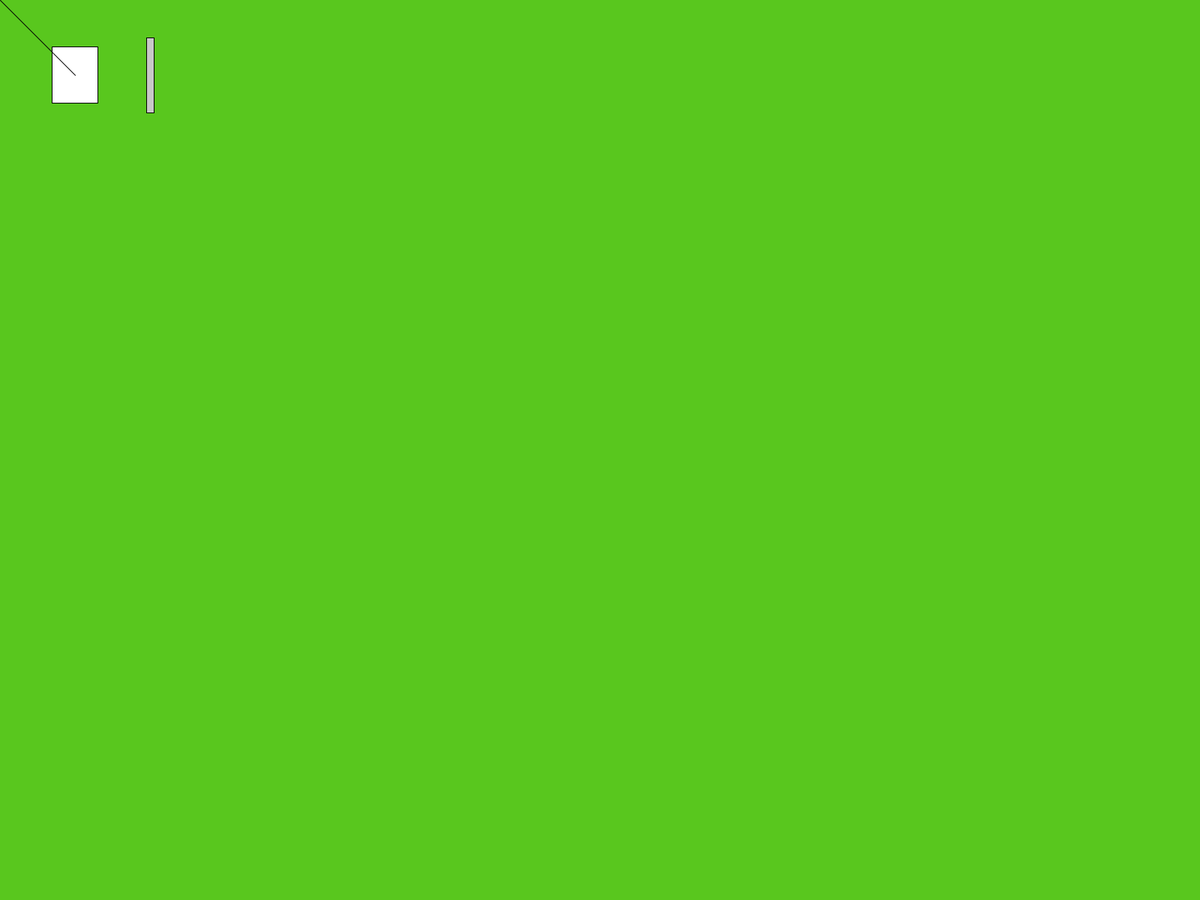
Frame 1 (no input)
Frame 60 (the mouse pressed at the canvas centre just before this capture): identical to frame 1, image omitted
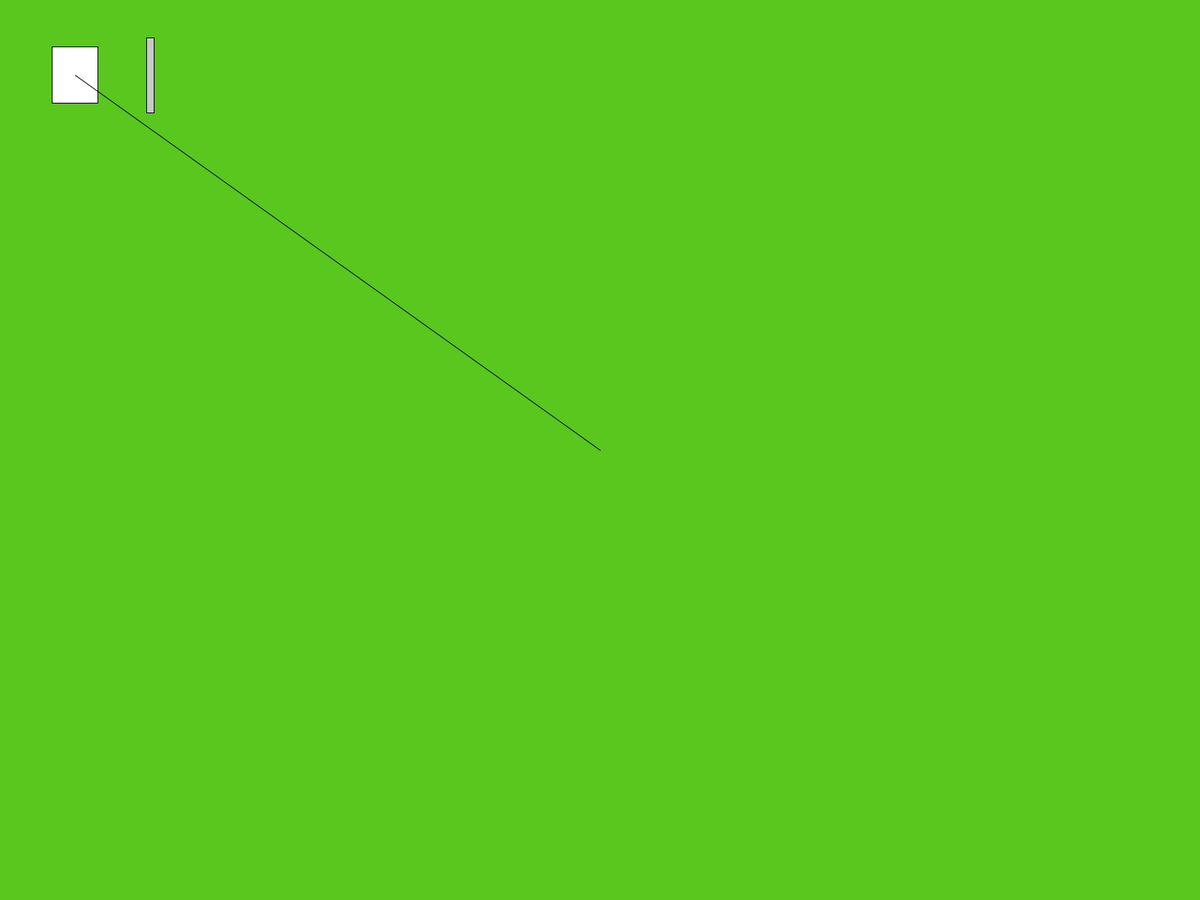
Frame 120 (the mouse held since frame 60 and released just before this capture)

The Processing sketch that drew these frames (run headless with seeded random() and noise(); from frame 60 on, the mouse is pressed at the canvas centre):

// Processing sketch: veikonPeliIdea
// ── veikonPeliIdea.pde
import java.util.ArrayList;

int leveys;
int korkeus;
int pelaajanKorkeus;
int pelaajanLeveys;

ArrayList<Ammus> ammuslista = new ArrayList<Ammus>();
ArrayList<Vektori> vektorilista = new ArrayList<Vektori>();

Pelaaja pelaaja1 = new Pelaaja();
Ammus tahtaysVektori = new Ammus();
Suoja testiSuoja = new Suoja();



public class Pelaaja {
  float x = 100;
  float y = 100;
  float nopeus = 5;
  float vasenReuna;
  float oikeaReuna;
  float ylaReuna;
  float alaReuna;
  
  Boolean eiVasemmalle = false;
  Boolean eiOikealle = false;
  Boolean eiYlos = false;
  Boolean eiAlas = false;
  
  public void laskeReunat(){
    this.vasenReuna = x - pelaajanLeveys/2;
    this.oikeaReuna = x + pelaajanLeveys/2;
    this.ylaReuna = y - pelaajanKorkeus/2;
    this.alaReuna = y + pelaajanKorkeus/2;
  }
}



public class Ammus {
  float alkuX;
  float alkuY;
  float loppuX;
  float loppuY;
  float pituus = 100;
  float dmg;
  float nopeus = 5;
  
  float vektoriX;
  float vektoriY;
  
  Boolean ekaKerta = true;
  
  public void laskeLoppuKoordinaatit(){
    this.loppuX = alkuX + pituus*vektoriX;
    this.loppuY = alkuY + pituus*vektoriY;
  }
  
  public void liikutaAmmusta(){
    this.alkuX = alkuX + vektoriX*nopeus;
    println(alkuX);
    this.alkuY = alkuY + vektoriY*nopeus;
  }
  
}



public class Vektori {
  float x;
  float y;
  float pituus;
}



public class Suoja {
  float x = 200;
  float y = 100;
  float leveys = 10;
  float korkeus = 100;
  float[] vari = {200, 200, 200};
  
  float vasenReuna;
  float oikeaReuna;
  float ylaReuna;
  float alaReuna;
  
   public void laskeReunat(){
    this.vasenReuna = x - leveys/2;
    this.oikeaReuna = x + leveys/2;
    this.ylaReuna = y - korkeus/2;
    this.alaReuna = y + korkeus/2;
  }
  
}



void setup(){
  fullScreen();
  colorMode(RGB, 255);
  rectMode(CENTER);
  leveys = width;
  korkeus = height;
  pelaajanKorkeus = korkeus/16;
  pelaajanLeveys = leveys/26;
}



void draw(){
  background(89, 199, 30);
  rect(pelaaja1.x, pelaaja1.y, pelaajanLeveys, pelaajanKorkeus);
  piirraSuoja();
  pelaaja1.laskeReunat();
  testiSuoja.laskeReunat();
  kosketus();
  
  if(ammuslista != null){
    for(Ammus ammus : ammuslista){
      piirraViiva(ammus);
    }
  }
  
  vektorinPaivitus(tahtaysVektori, true);
  piirraViiva(tahtaysVektori);
  
}

// ── ampuminen.pde
public void ampuminen(Pelaaja ampuja, Vektori vektori){
  vektori.x = mouseX - ampuja.x;
  vektori.y = mouseY - ampuja.y;
  vektori.pituus = sqrt(vektori.x * vektori.x + vektori.y * vektori.y);
  vektori.x /= vektori.pituus;
  vektori.y /= vektori.pituus;
}



public void piirraViiva(Ammus ammus){
  //print(ammus.alkuX, ammus.alkuY, ammus.loppuX, ammus.loppuY);
  line(ammus.alkuX, ammus.alkuY, ammus.loppuX, ammus.loppuY);
}



public void vektorinPaivitus(Ammus ammus, Boolean onTahtain){
  Vektori uusiVektori = new Vektori();
  vektorilista.add(uusiVektori);
    
  ampuminen(pelaaja1, uusiVektori);
  
  
  if(ammus.ekaKerta || onTahtain){
    ammus.laskeLoppuKoordinaatit();
    ammus.alkuX = pelaaja1.x;
    ammus.alkuY = pelaaja1.y;
    ammus.vektoriX = uusiVektori.x;
    ammus.vektoriY = uusiVektori.y;
    ammus.ekaKerta = false;
  }
  else{
    ammus.liikutaAmmusta();
    ammus.laskeLoppuKoordinaatit();
  }
  
  
  
  if(onTahtain){
    ammus.pituus = uusiVektori.pituus;
  } 
  else{
    ammus.laskeLoppuKoordinaatit();
  }
}

// ── liikkuminen.pde
public void keyPressed(){
  if(key == 'w' || key == 'S'){
    if(pelaaja1.eiYlos == false){
      pelaaja1.y -= pelaaja1.nopeus;
    }
  }
  
  if(key == 'd' || key == 'A'){
    if(pelaaja1.eiOikealle == false){
      pelaaja1.x += pelaaja1.nopeus;
    }
  }
  
  if(key == 's' || key == 'W'){
    if(pelaaja1.eiAlas == false){
    pelaaja1.y += pelaaja1.nopeus;
    }
  }
  
  if(key == 'a' || key == 'D'){
    if(pelaaja1.eiVasemmalle == false){
    pelaaja1.x -= pelaaja1.nopeus;
    }
  }
}


public void mousePressed(){
  if(mouseButton == LEFT){
    Ammus uusiAmmus = new Ammus();
    ammuslista.add(uusiAmmus);
    vektorinPaivitus(uusiAmmus, false);
  }
}

// ── suoja.pde
public void piirraSuoja(){
  fill(testiSuoja.vari[0], testiSuoja.vari[1], testiSuoja.vari[2]);
  rect(testiSuoja.x, testiSuoja.y, testiSuoja.leveys, testiSuoja.korkeus);
  fill(255, 255, 255);
}

public void kosketus(){
  if(pelaaja1.vasenReuna < testiSuoja.oikeaReuna && pelaaja1.vasenReuna > testiSuoja.vasenReuna && pelaaja1.alaReuna > testiSuoja.ylaReuna && pelaaja1.ylaReuna < testiSuoja.alaReuna){
      pelaaja1.eiVasemmalle = true;
  }
  else{
    pelaaja1.eiVasemmalle = false;
  }
  
  
  
  if(pelaaja1.oikeaReuna > testiSuoja.vasenReuna && pelaaja1.oikeaReuna < testiSuoja.oikeaReuna && pelaaja1.alaReuna > testiSuoja.ylaReuna && pelaaja1.ylaReuna < testiSuoja.alaReuna){
      pelaaja1.eiOikealle = true;  
  }
  else{
    pelaaja1.eiOikealle = false;
  }
  
  
  if(pelaaja1.ylaReuna < testiSuoja.alaReuna && pelaaja1.ylaReuna > testiSuoja.ylaReuna && pelaaja1.vasenReuna < testiSuoja.oikeaReuna && pelaaja1.oikeaReuna > testiSuoja.vasenReuna){
    pelaaja1.eiAlas = true;
  }
  else{
    pelaaja1.eiAlas = false;
  }
  
  
  if(pelaaja1.alaReuna > testiSuoja.ylaReuna && pelaaja1.ylaReuna < testiSuoja.ylaReuna && pelaaja1.vasenReuna < testiSuoja.oikeaReuna && pelaaja1.oikeaReuna > testiSuoja.vasenReuna){
     pelaaja1.eiAlas = true;
  }
  else{
    pelaaja1.eiAlas = false;
  }
}
